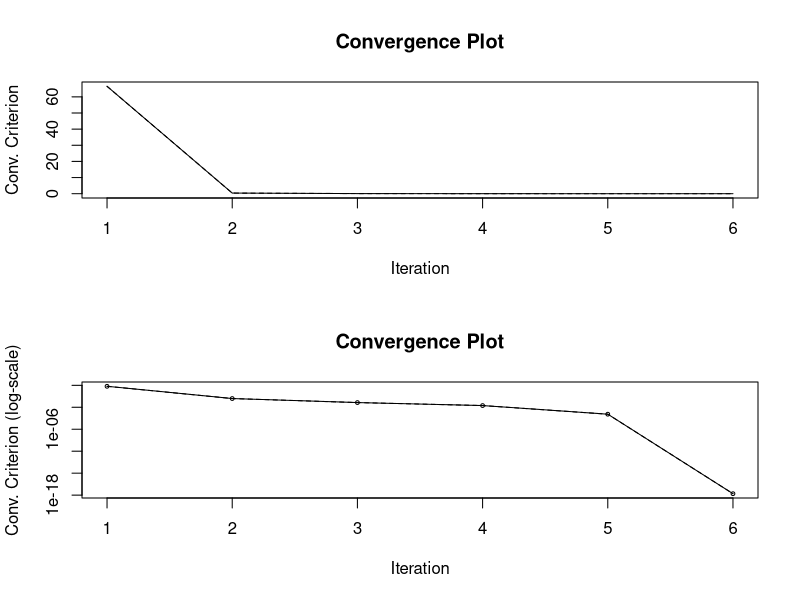

The R script that drew this image:
# --------------------------------------------------------------
# Computational Statistics
# Homework 1
# Name: Leon Löppert
# --------------------------------------------------------------

# Load dependencies ----
library(pracma)

# Problem 1.2 Preconditioned Conjugate Gradient Algorithm ----

PCG <-
  function(A, b, x, M, tol = 1e-14) {
    r <- b - A %*% x
    z <- solve(M, r)
    p <- z
    j <- 1
    
    conv <- Norm(r)
    
    if(all(b == 0)) {
      error <- Norm(r, Inf)
    }
    
    cat("Starting Preconditioned Conguate Gradient algorithm...\n")
    while (((Norm(r) / Norm(b)) > tol) && j < 500) {
      alpha <- crossprod(z, r) / (t(p) %*% A %*% p)
      x <- x + c(alpha) * p
      rnew <- r - c(alpha) * (A %*% p)
      znew <- solve(M, rnew)
      beta <- crossprod(znew, rnew) / crossprod(z, r)
      p <- znew + c(beta) * p
      r <- rnew
      z <- znew
      j <- j + 1
      
      conv[j] <- Norm(r) / Norm(b)
      
      if(all(b == 0)) {
        err[j] <- Norm(x, Inf)
      }
      cat(sprintf('It. %3.0f: %20.16e', j, conv[j]), "\n")
    }
    cat("...finished!\n")
    cat("The solution for x is:", x, "\n")
    
    par(mfrow = c(2, 1))
    
    plot(
      1:j,
      conv,
      type = 'l',
      col = 'black',
      main = 'Convergence Plot',
      xlab = 'Iteration',
      ylab = 'Conv. Criterion', cex = 0.5
    )
    lines(1:j, conv, lty = 2, col = 'black')
    
    plot(
      1:j,
      conv,
      type = 'o',
      log = 'y',
      col = 'black',
      main = 'Convergence Plot',
      xlab = 'Iteration',
      ylab = 'Conv. Criterion (log-scale)',
      cex = 0.5
    )
    lines(1:j, conv, lty = 2, col = 'black')
    
    return(list(conv, x))
  }


# Testing algorithm ----
n <- 5
generateSPDMatrix <- function(n) {
  A <- matrix(rnorm(n * n), n, n)
  A <- A %*% t(A)  # Make it symmetric positive definite
  A <- A + n * diag(n)  # Ensure positive definiteness
  return(A)
}

A <- generateSPDMatrix(n)
b <- rnorm(n)
x <- 1:n
b <- A %*% x

x0 <- rep(0, n)
M <- diag(n)  # Preconditioner (here: identity matrix)

PCG_results <- PCG(A, b, x0, M)
PCG_results

R_solver_results <- solve(A, b)
R_solver_results
